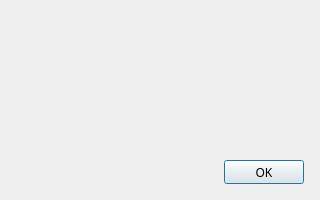
<?xml version="1.0" encoding="UTF-8"?>
<ui version="4.0">
 <class>AboutDialog</class>
 <widget class="QDialog" name="AboutDialog">
  <property name="windowModality">
   <enum>Qt::WindowModality::NonModal</enum>
  </property>
  <property name="geometry">
   <rect>
    <x>0</x>
    <y>0</y>
    <width>320</width>
    <height>200</height>
   </rect>
  </property>
  <property name="minimumSize">
   <size>
    <width>320</width>
    <height>200</height>
   </size>
  </property>
  <property name="maximumSize">
   <size>
    <width>320</width>
    <height>200</height>
   </size>
  </property>
  <property name="windowTitle">
   <string>关于 Cat Weed</string>
  </property>
  <property name="autoFillBackground">
   <bool>false</bool>
  </property>
  <property name="sizeGripEnabled">
   <bool>false</bool>
  </property>
  <widget class="QPushButton" name="closeButton">
   <property name="geometry">
    <rect>
     <x>224</x>
     <y>160</y>
     <width>80</width>
     <height>24</height>
    </rect>
   </property>
   <property name="font">
    <font>
     <family>微软雅黑</family>
    </font>
   </property>
   <property name="text">
    <string>OK</string>
   </property>
  </widget>
  <widget class="QLabel" name="introductionLabel">
   <property name="geometry">
    <rect>
     <x>0</x>
     <y>40</y>
     <width>301</width>
     <height>141</height>
    </rect>
   </property>
   <property name="font">
    <font>
     <family>微软雅黑</family>
     <pointsize>10</pointsize>
    </font>
   </property>
   <property name="styleSheet">
    <string notr="true">image: url(:/gifs/weedresources/resources/images/tips.png);</string>
   </property>
   <property name="text">
    <string/>
   </property>
   <property name="alignment">
    <set>Qt::AlignmentFlag::AlignLeading|Qt::AlignmentFlag::AlignLeft|Qt::AlignmentFlag::AlignVCenter</set>
   </property>
  </widget>
  <widget class="QLabel" name="titleLabel">
   <property name="geometry">
    <rect>
     <x>0</x>
     <y>0</y>
     <width>320</width>
     <height>48</height>
    </rect>
   </property>
   <property name="styleSheet">
    <string notr="true">image: url(:/gifs/weedresources/resources/images/title.png);</string>
   </property>
   <property name="text">
    <string/>
   </property>
  </widget>
 </widget>
 <resources/>
 <connections>
  <connection>
   <sender>closeButton</sender>
   <signal>clicked()</signal>
   <receiver>AboutDialog</receiver>
   <slot>close()</slot>
   <hints>
    <hint type="sourcelabel">
     <x>329</x>
     <y>264</y>
    </hint>
    <hint type="destinationlabel">
     <x>199</x>
     <y>149</y>
    </hint>
   </hints>
  </connection>
 </connections>
</ui>
